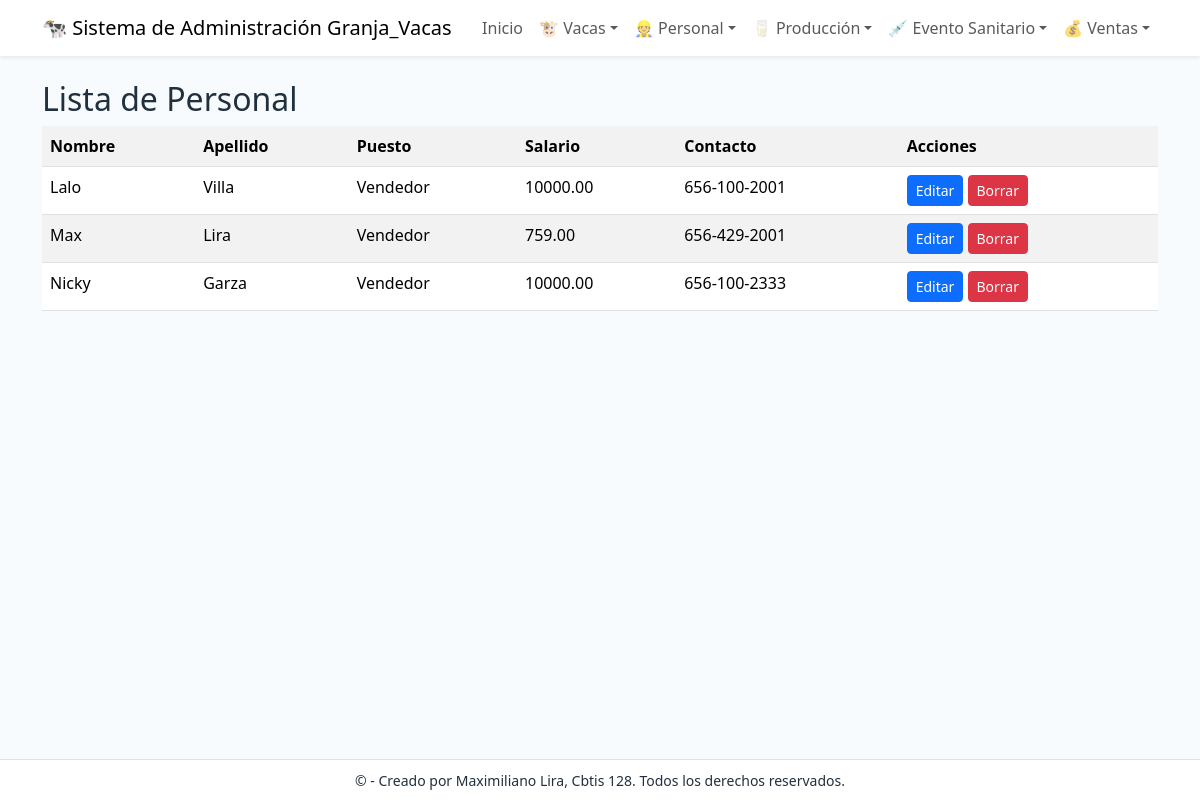
Page /personal/ on the committed database.
### app_Granja_Vacas/models.py (models this page shows, shortened)
class Personal(models.Model):
    PUESTOS = [
        ('Vendedor', 'Vendedor'),
        ('Limpiador', 'Limpiador'),
        ('Ordeñador', 'Ordeñador'),
        ('Veterinario', 'Veterinario'),
        ('Supervisor', 'Supervisor'),
    ]
    nombre = models.CharField(max_length=100)
    apellido = models.CharField(max_length=100)
    puesto = models.CharField(max_length=50, choices=PUESTOS)
    salario = models.DecimalField(max_digits=10, decimal_places=2)
    contacto = models.CharField(max_length=20)

### app_Granja_Vacas/views.py (the view)
# urls.py: path('personal/', views.ver_personal, name='ver_personal'),
def ver_personal(request):
    personal = Personal.objects.all()
    return render(request, 'personal/ver_personal.html', {'personal': personal})

### app_Granja_Vacas/templates/personal/ver_personal.html
{% extends 'base.html' %}
{% block content %}
<h2>Lista de Personal</h2>
<table class="table table-striped">
  <tr><th>Nombre</th><th>Apellido</th><th>Puesto</th><th>Salario</th><th>Contacto</th><th>Acciones</th></tr>
  {% for p in personal %}
  <tr>
    <td>{{ p.nombre }}</td>
    <td>{{ p.apellido }}</td>
    <td>{{ p.puesto }}</td>
    <td>{{ p.salario }}</td>
    <td>{{ p.contacto }}</td>
    <td>
      <a href="{% url 'actualizar_personal' p.pk %}" class="btn btn-primary btn-sm">Editar</a>
      <a href="{% url 'borrar_personal' p.pk %}" class="btn btn-danger btn-sm">Borrar</a>
    </td>
  </tr>
  {% endfor %}
</table>
{% endblock %}

### app_Granja_Vacas/templates/base.html (style rules this page uses)
body { background: #f7fbfd; color: #21303f; }

### rows in the picture
Personal: nombre "Lalo", apellido "Villa", puesto "Vendedor", salario "10000.00", contacto "656-100-2001"
Personal: nombre "Max", apellido "Lira", puesto "Vendedor", salario "759.00", contacto "656-429-2001"
Personal: nombre "Nicky", apellido "Garza", puesto "Vendedor", salario "10000.00", contacto "656-100-2333"
